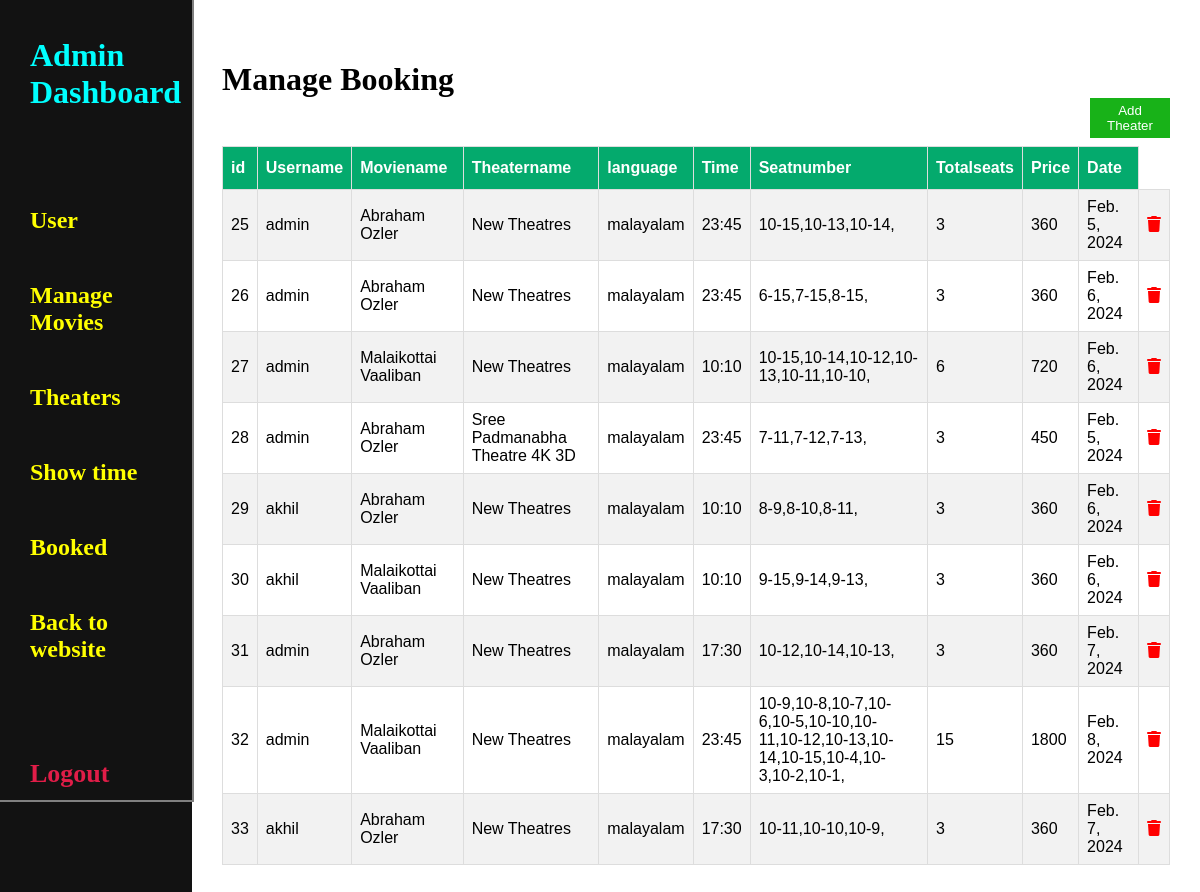
The app's page /adminmanagebooked/ (signed in) with its own data.
### home/models.py (models this page shows)
class Booked(models.Model):
    username = models.CharField(max_length =255)
    movie_name = models.CharField(max_length = 255)
    theater_name = models.CharField(max_length = 255)
    language = models.CharField(max_length = 255)
    time = models.CharField(max_length=255)
    seatnumber = models.CharField(max_length= 255)
    totalseats = models.CharField(max_length = 255)
    price = models.CharField(max_length = 255)
    date = models.CharField(max_length = 255)

### home/views.py (the view)
# urls.py: path('adminmanagebooked/', views.admin_manage_booked, name='adminmanagebooked'),
def admin_manage_booked(request):
    obj = Booked.objects.all()
    context = {
        "booked":obj
    }
    return render(request, 'adminmanagebooked.html', context)

### home/templates/adminmanagebooked.html (shortened to what this page needs)
{% extends 'adminbase.html' %}
{% load static %}
{% block template %}
<div class="right">
    <h1 style="margin-bottom: 0;">Manage Booking</h1>
    <div>
        <a href="{% url 'adminaddbooked' %}"><button class="add-user">Add Theater</button></a>
    </div>
    <div class="table-for-admin-user">
        <table id="customers">
        <tr>
            <th>id</th>
            <th>Username</th>
            <th>Moviename</th>
            <th>Theatername</th>
            <th>language</th>
            <th>Time</th>
            <th>Seatnumber</th>
            <th>Totalseats</th>
            <th>Price</th>
            <th>Date</th>
        </tr>
        {% for book in booked %}
        <tr>
            <td>{{ book.id }}</td>
            <td>{{ book.username }}</td>
            <td>{{ book.movie_name }}</td>
            <td>{{ book.theater_name }}</td>
            <td>{{ book.language }}</td>
            <td>{{ book.time }}</td>
            <td>{{ book.seatnumber }}</td>
            <td>{{ book.totalseats }}</td>
            <td>{{ book.price }}</td>
            <td>{{ book.date }}</td>
            <td><a href="{% url 'admindeletebooked' book.id %}"><i class="fa-solid fa-trash" style="color: red;"></i></a></td>
        </tr>
        {% endfor %}
    </div>
</div>
{% endblock %}

### home/static/css/adminbase.css (style rules this page uses)
* { box-sizing: border-box; }
body { margin: 0; padding: 0; width: 100%; height: 100vh; background-color:#121212; }
.right { padding: 5vh 30px; width: 84%; float: right; background-color: white; height: auto; min-height: 100% !important }
#customers { font-family: Arial, Helvetica, sans-serif; border-collapse: collapse; width: 100%; }
#customers td, #customers th { border: 1px solid #ddd; padding: 8px; }
#customers tr:nth-child(even) { background-color: #f2f2f2; }
#customers th { padding-top: 12px; padding-bottom: 12px; text-align: left; background-color: #04AA6D; color: white; }
.add-user { margin-bottom: 1vh; width: 80px; background-color: rgb(24, 178, 24); color: white; height: 5vh; border: 0; float: right; }

### records on screen
Booked: id "25", username "admin", movie_name "Abraham Ozler", theater_name "New Theatres", language "malayalam", time "23:45", seatnumber "10-15,10-13,10-14,", totalseats "3", price "360", date "Feb. 5, 2024"
Booked: id "26", username "admin", movie_name "Abraham Ozler", theater_name "New Theatres", language "malayalam", time "23:45", seatnumber "6-15,7-15,8-15,", totalseats "3", price "360", date "Feb. 6, 2024"
Booked: id "27", username "admin", movie_name "Malaikottai Vaaliban", theater_name "New Theatres", language "malayalam", time "10:10", seatnumber "10-15,10-14,10-12,10-13,10-11,10-10,", totalseats "6", price "720", date "Feb. 6, 2024"
Booked: id "28", username "admin", movie_name "Abraham Ozler", theater_name "Sree Padmanabha Theatre 4K 3D", language "malayalam", time "23:45", seatnumber "7-11,7-12,7-13,", totalseats "3", price "450", date "Feb. 5, 2024"
Booked: id "29", username "akhil", movie_name "Abraham Ozler", theater_name "New Theatres", language "malayalam", time "10:10", seatnumber "8-9,8-10,8-11,", totalseats "3", price "360", date "Feb. 6, 2024"
Booked: id "30", username "akhil", movie_name "Malaikottai Vaaliban", theater_name "New Theatres", language "malayalam", time "10:10", seatnumber "9-15,9-14,9-13,", totalseats "3", price "360", date "Feb. 6, 2024"
Booked: id "31", username "admin", movie_name "Abraham Ozler", theater_name "New Theatres", language "malayalam", time "17:30", seatnumber "10-12,10-14,10-13,", totalseats "3", price "360", date "Feb. 7, 2024"
Booked: id "32", username "admin", movie_name "Malaikottai Vaaliban", theater_name "New Theatres", language "malayalam", time "23:45", seatnumber "10-9,10-8,10-7,10-6,10-5,10-10,10-11,10-12,10-13,10-14,10-15,10-4,10-3,10-2,10-1,", totalseats "15", price "1800", date "Feb. 8, 2024"
Booked: id "33", username "akhil", movie_name "Abraham Ozler", theater_name "New Theatres", language "malayalam", time "17:30", seatnumber "10-11,10-10,10-9,", totalseats "3", price "360", date "Feb. 7, 2024"
